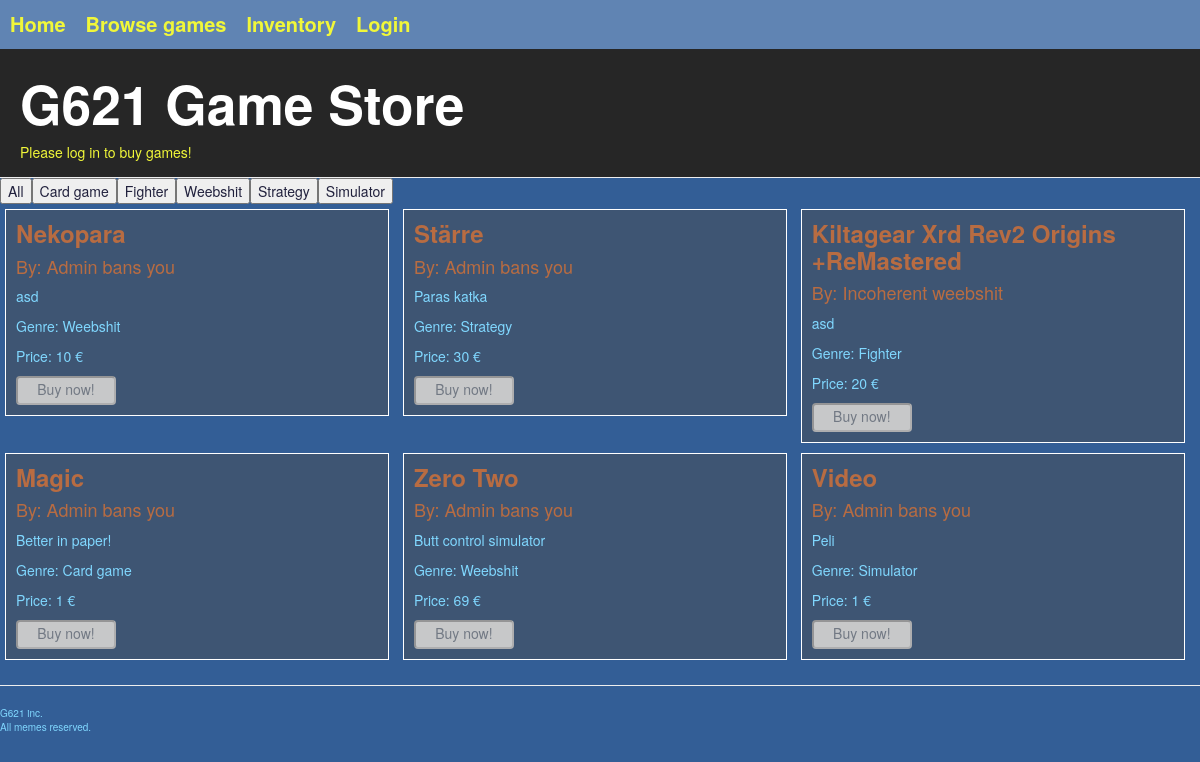
The app's page /shop/, older data.
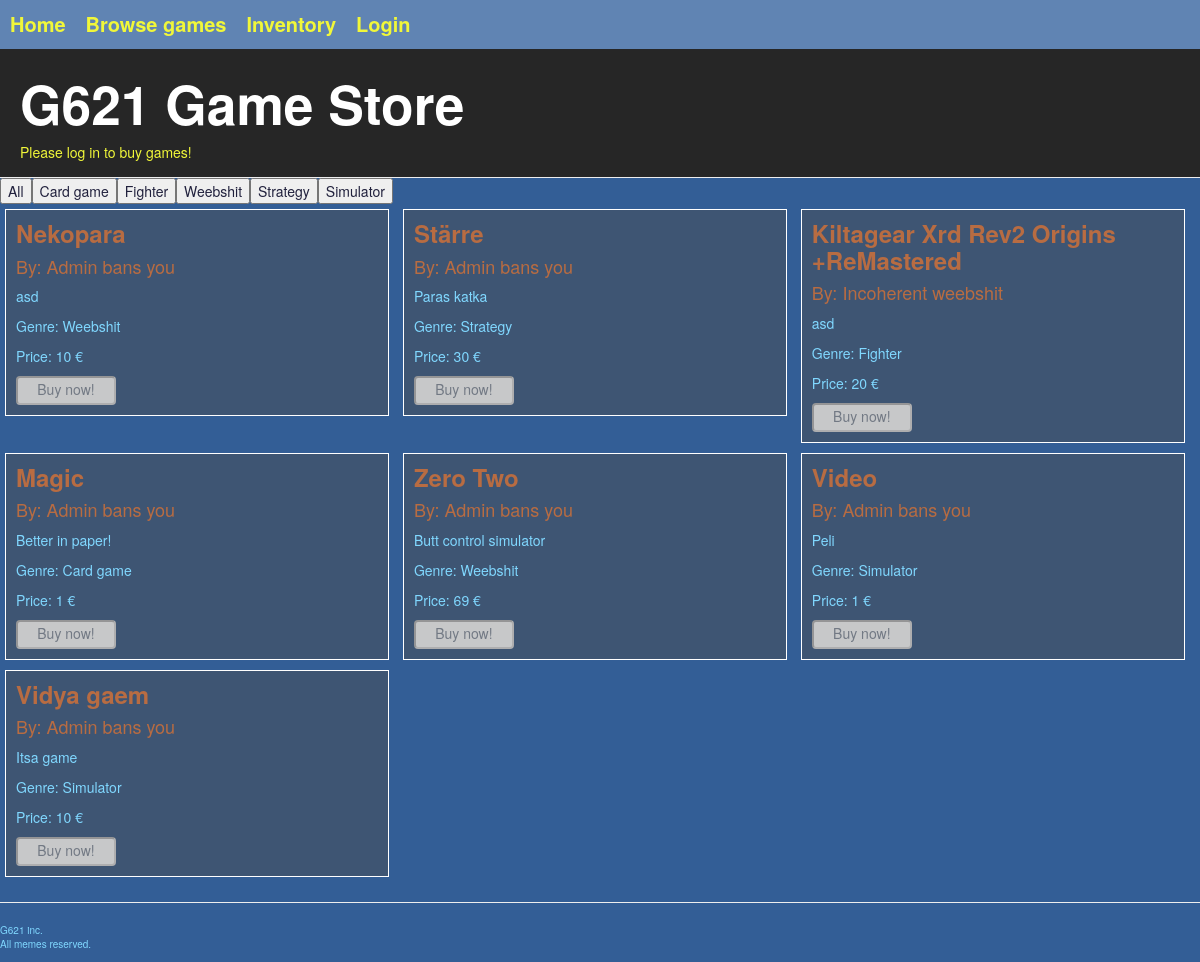
The same page, newer data.
### gameshop/models.py (models this page shows, shortened)
class Genre(models.Model):
    name = models.CharField(max_length=20)
    def __str__(self):
        return self.name

class Game(models.Model):
    id = models.AutoField(auto_created=True, primary_key=True)
    name = models.CharField(max_length=50)
    description = models.TextField(max_length=500)
    genre = models.ForeignKey(Genre, on_delete=models.CASCADE)
    sales = models.IntegerField(default=0)
    price = models.IntegerField(default=0)
    owner = models.ForeignKey(Developer, on_delete=models.CASCADE)
    url = models.CharField(max_length=300, default='http://webcourse.cs.hut.fi/example_game.html')
    bought = models.ManyToManyField(Profile, blank=True, through="Game_state")

class Developer(models.Model):
    profile = models.OneToOneField(Profile, on_delete=models.CASCADE)
    studioname = models.CharField(max_length=50)

### gameshop/views.py (the view)
# urls.py: path('shop/', shop),
def shop(request, genre=None):
    template = loader.get_template("gameshop/shop.html")
    if genre:
        g = get_object_or_404(Genre, name=genre)
        games = Game.objects.filter(genre=g)
    else:
        games = Game.objects.all()
    if request.user.is_anonymous:
        profile = None
        gamelist = map(lambda x: (x, False), games)
    else:
        profile = profile = Profile.objects.get(user = request.user)
        gamelist = map(lambda x: (x, profile.hasBought(x)), games)
    context = getUserContext(request.user)
    context["gamelist"] = gamelist # List[Tuple] (Game, UserHasThatGame)
    context["genres"] = Genre.objects.all()
    return HttpResponse(template.render(context))

### gameshop/helpers.py (called while the page is built, shortened)
def getUserContext(user):
    if not user or user.is_anonymous:
        return { "profile": None, "developer": None }

### gameshop/templates/gameshop/shop.html (shortened to what this page needs)
{% extends "gameshop/generic.html" %}
{% block script %}
  {% load staticfiles %}
{% endblock %}
{%  block pageHeader %}
  <div class="page-header">
    <h1>
      G621 Game Store
    </h1>
    {% if not profile %}
    <a href="/login/">
      Please log in to buy games!
    </a>
    {% endif %}
  </div>
{% endblock %}
{% block content %}
{% include "gameshop/inventory/genre_list.html" %}
{% for game, isOwned in gamelist %}
    <div class="store-block">
      <h3 id="game_name">
        {{ game.name }}
      </h3>
      <h4 id="game_studioname">
        By: {{ game.owner.studioname }}
      </h4>
      <p id="game_description">
        {{ game.description }}
      </p>
      <p>
        Genre: {{ game.genre }}
      </p>
        {% if isOwned %}
          <p>You already own this game.</p>
          <form action="/gamescreen/{{ game.id }}/">
            <input class="play-now-button" type="submit" value="Play now!" />
          </form>
        {% else %}
        <p id="game_price">
          Price: {{ game.price }}  €
        </p>
        <form action="//payments.webcourse.niksula.hut.fi/pay/" method="POST" id="{{game.name}}">
          {% if profile %}
              <input class="shop_buy" id="{{game.id}}" type="button" onclick="buy(this.id)" value="Buy now!"/>
          {% else %}
              <input class="shop_buy_disabled" value="Buy now!" disabled/>
          {% endif %}
        </form>
      {% endif %}
    </div>
  {% endfor %}
{% endblock %}

### gameshop/templates/gameshop/inventory/genre_list.html
<table class="genre-table">
  <tbody>
    <form action="/shop/">
      <input class="genre-selection" type="submit" value="All">
    </form>
    {% for genre in genres %}
      <form action="/shop/{{ genre.name }}/">
        <input class="genre-selection" type="submit" value="{{ genre.name }}">
      </form>
    {% endfor %}
  </tbody>
</table>

Row changes from the older to the newer data that the page shows:
added Game: name "Vidya gaem", owner.studioname "Admin bans you", description "Itsa game", genre "Simulator", price "10"
